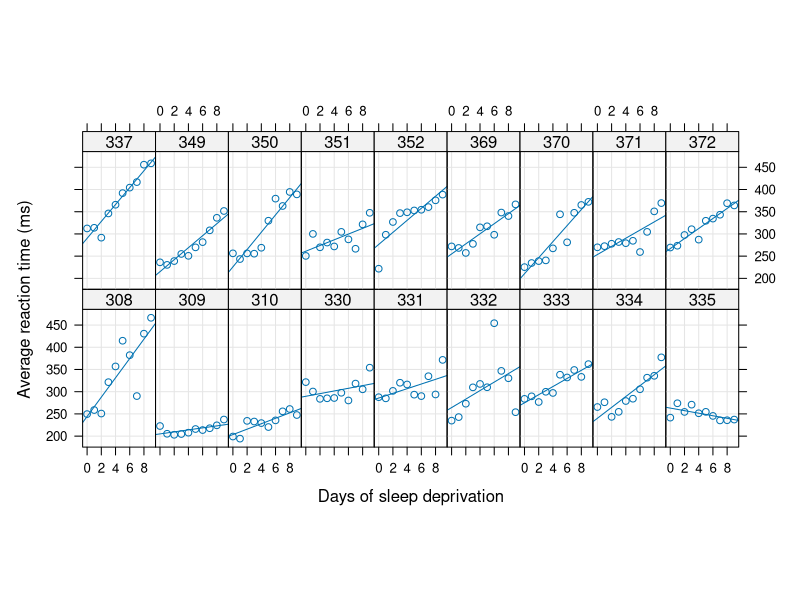

Here is the R script that generated this plot:
## sleep study example with lmer:
library(lme4)
library(lattice)
data(sleepstudy)
#View(sleepstudy)


xyplot(Reaction ~ Days | Subject, 
       data=sleepstudy,
       type = c("g","p","r"),
       xlab = "Days of sleep deprivation",
       ylab = "Average reaction time (ms)", 
       aspect = "xy",layout=c(9,2))


fm1 <- lmer(Reaction ~ Days + (Days | Subject),
            sleepstudy,REML=FALSE)

fm1


fm2 <- lmer(Reaction ~ Days + (Days | Subject),
            sleepstudy,REML=TRUE)

fm2